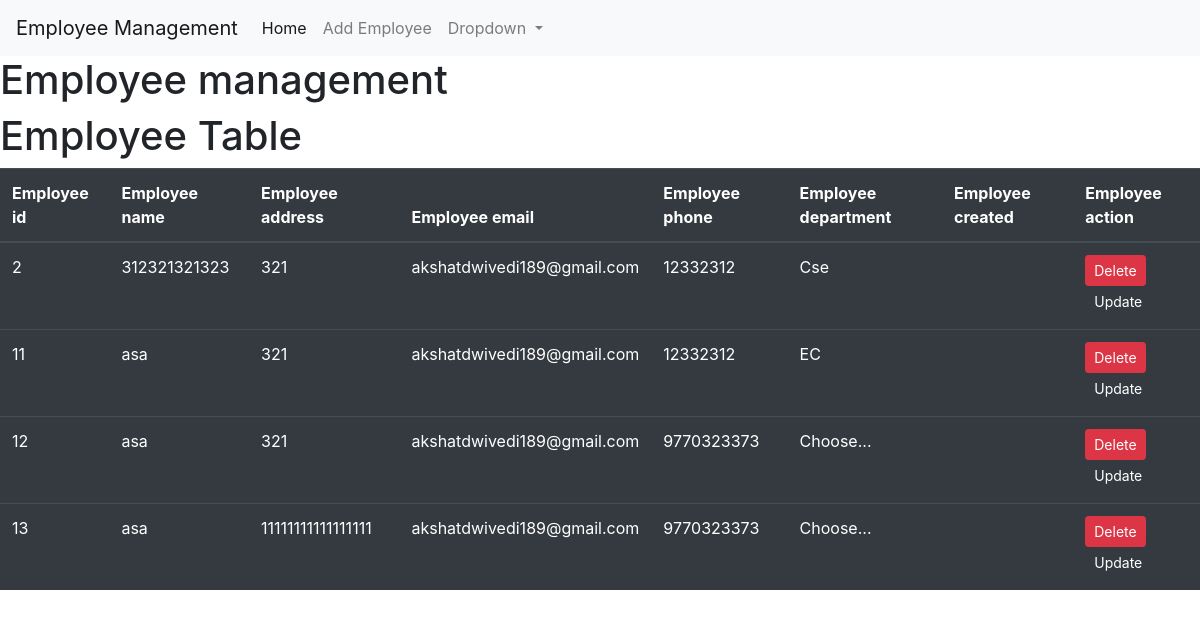
The page /emp/home/ on the database its author committed.
### empm/models.py (models this page shows, shortened)
class Employee(models.Model):
    employee_id = models.AutoField(primary_key=True)
    employee_name = models.CharField(max_length=50)
    employee_address = models.CharField(max_length=50)
    employee_email = models.CharField(max_length=50)
    employee_phone = models.IntegerField()
    employee_working = models.BooleanField(default=False)
    employee_department = models.CharField(max_length=50)
    employee_record_created = models.DateTimeField(auto_now_add=True)

### empm/views.py (the view)
# urls.py: path("home/", emp_home),
def emp_home(request):
    emp = Employee.objects.all()
    return render(request, 'emp/home.html', {'emp': emp})

### templates/emp/home.html (shortened to what this page needs)
<!DOCTYPE html>
<html lang="en">
  <head>
    <link
      rel="stylesheet"
      href="https://cdn.jsdelivr.net/npm/bootstrap@4.4.1/dist/css/bootstrap.min.css"
    />
  </head>
  <body>
    {% include 'emp/navbar.html' %}
    <h1>Employee management</h1>
    <h1>Employee Table</h1>
    <table class="table table-dark">
      <thead>
        <tr>
          <th scope="col">Employee id</th>
          <th scope="col">Employee name</th>
          <th scope="col">Employee address</th>
          <th scope="col">Employee email</th>
          <th scope="col">Employee phone</th>
          <th scope="col">Employee department</th>
          <th scope="col">Employee created</th>
          <th scope="col">Employee action</th>
        </tr>
      </thead>
      <tbody>
        {% for a in emp %}
        <tr>
          <td>{{a.employee_id}}</td>
          <td>{{a.employee_name}}</td>
          <td>{{a.employee_address}}</td>
          <td>{{a.employee_email}}</td>
          <td>{{a.employee_phone}}</td>
          <td>{{a.employee_department}}</td>
          <td>{{a.employee_created}}</td>
          <td>
            <a
              href="/emp/delete-emp/{{a.employee_id}}"
              class="btn btn-danger btn-sm"
              >Delete</a
            >
            <a
              href="/emp/update-emp/{{a.employee_id}}"
              class="btn btn-dark btn-sm"
              >Update</a
            >
          </td>
        </tr>
        {% endfor %}
      </tbody>
    </table>
  </body>
</html>

### templates/emp/navbar.html (shortened to what this page needs)
<nav class="navbar navbar-expand-lg navbar-light bg-light">
  <a class="navbar-brand" href="#">Employee Management</a>
  <div class="collapse navbar-collapse" id="navbarSupportedContent">
    <ul class="navbar-nav mr-auto">
      <li class="nav-item active">
        <a class="nav-link" href="/emp/home/"
          >Home <span class="sr-only">(current)</span></a
        >
      </li>
      <li class="nav-item">
        <a class="nav-link" href="/emp/add-emp/">Add Employee</a>
      </li>
      <li class="nav-item dropdown">
        <a
          class="nav-link dropdown-toggle"
          href="#"
          id="navbarDropdown"
          role="button"
          data-toggle="dropdown"
          aria-haspopup="true"
          aria-expanded="false"
        >
          Dropdown
        </a>
      </li>
    </ul>
  </div>
</nav>

### rows shown on the page
Employee: employee_id "2", employee_name "312321321323", employee_address "321", employee_email "akshatdwivedi189@gmail.com", employee_phone "12332312", employee_department "Cse"
Employee: employee_id "11", employee_name "asa", employee_address "321", employee_email "akshatdwivedi189@gmail.com", employee_phone "12332312", employee_department "EC"
Employee: employee_id "12", employee_name "asa", employee_address "321", employee_email "akshatdwivedi189@gmail.com", employee_phone "9770323373", employee_department "Choose..."
Employee: employee_id "13", employee_name "asa", employee_address "11111111111111111", employee_email "akshatdwivedi189@gmail.com", employee_phone "9770323373", employee_department "Choose..."
